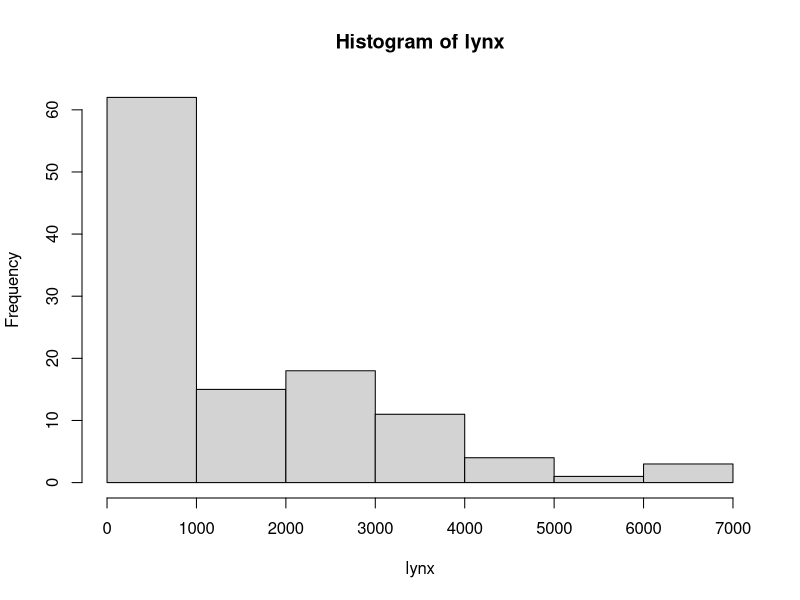

Recreate this plot in R.
data()
x=c(1,2,3,4)
hist(lynx)
8 + 5
1:30

print("Hello World")
#varaibles
x <- 1:5 #puts the numbers 1 to 5 in variable X
x
y <- c(6,7,8,9,10) #puts the numbers 6 to 10 in variable y
y
#Multiple Assignments
a <- b <- c <- 11

#Vector Math
x
y
x+y

#Browse URL 
browseURL("http://www.kohls.com/")

#cleanup
rm(x)
rm(a,b,c)
rm(y)
x<-5